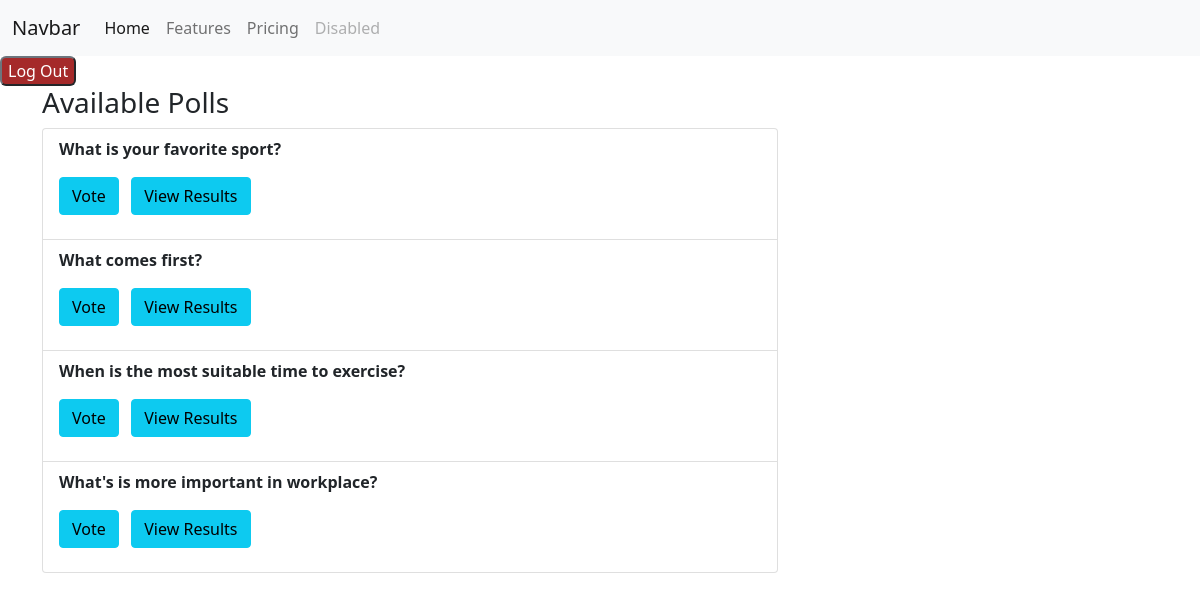
The page /users/home/ (signed in) on the database its author committed.
### polls/models.py (models this page shows, shortened)
class Poll(models.Model):
    question = models.TextField()
    option_one = models.CharField(max_length=30)
    option_two = models.CharField(max_length=30)
    option_three = models.CharField(max_length=30)
    option_one_count = models.IntegerField(default=0)
    option_two_count = models.IntegerField(default=0)
    option_three_count = models.IntegerField(default=0)
    posted_by = models.ForeignKey(User, on_delete=models.SET_NULL, null=True, blank=True)
    pub_date = models.DateTimeField("date published",default=timezone.now)

### users/views.py (the view)
# urls.py: 2. Add a URL to urlpatterns:  path('', views.home, name='home')
@login_required
def home(request):
    polls = Poll.objects.all()
    context = {
        'polls' : polls
    }
    return render(request, 'users/home.html', context)

### users/templates/users/home.html (shortened to what this page needs)
{% extends "base.html" %}
{% block content %}
<div class="row">
    <div class="col-lg-8 col-lg-offset-2">
        <div class="panel panel-default">
            <div class="panel-heading">
                <h3 class="panel-title">Available Polls</h3>
            </div>
            <ul class="list-group">
                {% for poll in polls %}
                <li class="list-group-item">
                    <strong>{{ poll.question }}</strong>
                    <div>
                        <footer class="pull-right">
                            <a href="{% url 'users:vote' poll.id%}" class="btn btn-info btn-xs mt-3 mb-3">Vote</a> &nbsp;
                            <a href="{% url 'users:results' poll.id%}" class="btn btn-info btn-xs mt-3 mb-3">View Results</a> &nbsp;
                        </footer>
                    </div>
                </li>
                {% endfor %}
            </ul>
        </div>
    </div>
</div>
{% endblock %}

### rows shown on the page
Poll: question "What is your favorite sport?"
Poll: question "What comes first?"
Poll: question "When is the most suitable time to exercise?"
Poll: question "What's is more important in workplace?"
